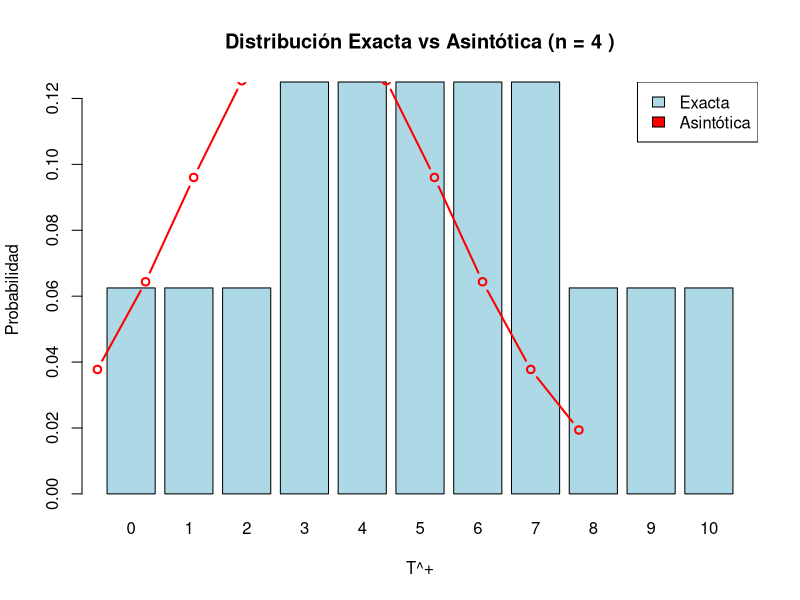
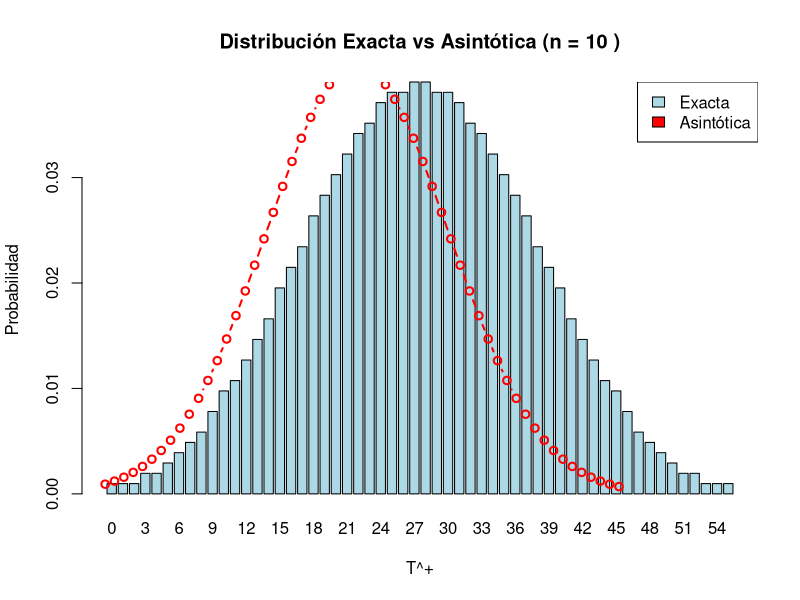
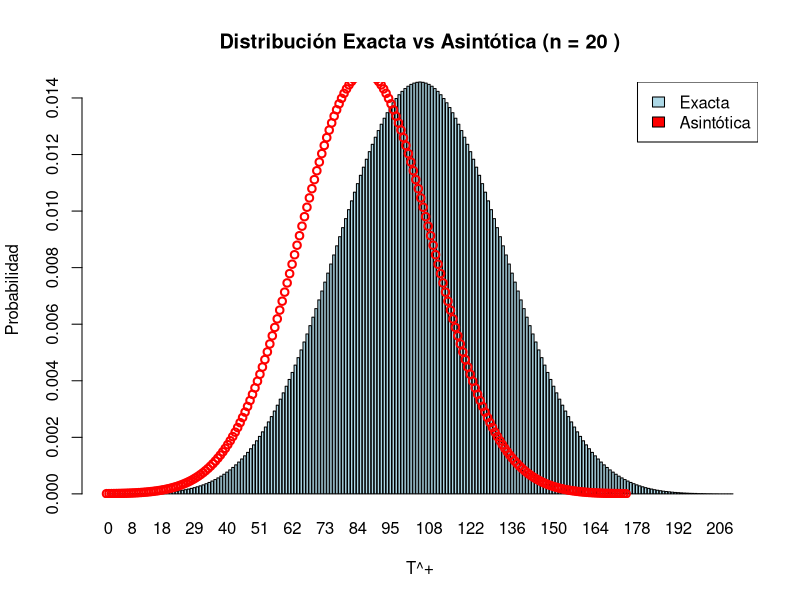

Write the R code that produced these figures, in order.
# TP Estadística
# Fecha: 2024-11-29


# ----------------------------
# Ejercicio 1
# ----------------------------
print(c(T, F))
print(c(T, F, 1))
print(c(T, F, 1, "1"))
class(c(T, F))
class(c(T, F, 1))
class(c(T, F, 1, "1"))

# El elemento c(T,F) tiene clase LOGICAL, el elemento c(T,F,1) tiene clase numérica 
# y el elemento c(T,F,1,"1") tiene clase CHARACTER. Esto se debe a que la función c() 
# requiere tipos de datos homogéneos. Convierte en el tipo más inclusivo según:
# 1. Character
# 2. Numeric
# 3. Logical

# ----------------------------
# Ejercicio 2
# ----------------------------
print(class(density))
print(class(density(1:500)))

# density tiene la clase function, y density(1:500) tiene la clase density.
# La diferencia es que density es la función en general, y density(1:500) es 
# el resultado de evaluar la función en un rango.

# ----------------------------
# Ejercicio 3
# ----------------------------
print_methods <- methods("print")
length(print_methods)

# El genérico print puede despachar 258 clases.

density_methods <- methods(class = "density")
print(density_methods)
length(density_methods)

# density cuenta con 5 métodos adicionales además de plot.

# ----------------------------
# Ejercicio 4
# ----------------------------
mu <- 1
sigma_sq <- 1
n <- 30
X <- rnorm(n, mean = mu, sd = sqrt(sigma_sq))

# Ejecuto el test
mu_0 <- 0
alfa <- 0.05

test_t <- t.test(
  X,
  alternative = "two.sided",
  mu = mu_0,
  conf.level = 1 - alfa
)

class(unclass(test_t))

# La función class devuelve la clase del objeto test_t, que es htest. 
# unclass elimina el atributo de clase, dejando solo el contenido interno 
# (se comporta como una lista básica).

# ----------------------------
# Ejercicio 12
# ----------------------------
particiones <- function(t, n) {
  if ((t < 0) || (t > n * (n + 1) / 2)) {
    res <- 0
  } else if (t == 0) {
    res <- 1
  } else {
    res <- particiones(t, n - 1) + particiones(t - n, n - 1)
  }
  return(res)
}

stopifnot(
  particiones(t = 3, n = 4) == 2,
  particiones(t = 24, n = 12) == 67,
  particiones(t = 55, n = 10) == 1,
  particiones(t = 45, n = 30) == 1938
)

# ----------------------------
# Ejercicio 13
# ----------------------------
dTmas <- function(x, n) {
  ret <- vector(mode = "numeric", length = length(x))
  for (i in seq_along(x)) {
    ret[i] <- particiones(x[i], n) / (2^n)
  }
  return(ret)
}

pTmas <- function(x, n) {
  ret <- vector(mode = "numeric", length = length(x))
  for (i in seq_along(x)) {
    ret[i] <- sum(dTmas(0:x[i], n))
  }
  return(ret)
}

stopifnot(
  dTmas(24, 12) == 67 / 2^12,
  all(dTmas(0:10, 4) == c(1, 1, 1, 2, 2, 2, 2, 2, 1, 1, 1) / 16),
  sum(dTmas(0:21, 6)) == 1,
  dTmas(0:2, 55) == 2^(-55),
  dTmas(34, 15) == dTmas(15 * (15 + 1) / 2 - 34, 15),
  pTmas(34, 15) == 1 - pTmas(15 * (15 + 1) / 2 - (34 + 1), 15)
)

# ----------------------------
# Ejercicio 14
# ----------------------------
mi.wilcox.test <- function(x, alternative = "two.sided", mu = 0) {
  x <- x - mu
  rangos <- rank(abs(x))
  T_mas <- sum(rangos[x > 0])
  n <- length(x)
  max_rango <- n * (n + 1) / 2
  
  alternative <- match.arg(alternative, c("two.sided", "greater", "less"))
  
  if (alternative == "greater") {
    p.value <- sum(dTmas((T_mas:max_rango), n))
  } else if (alternative == "less") {
    p.value <- sum(dTmas((0:T_mas), n))
  } else if (alternative == "two.sided") {
    T_menos <- max_rango - T_mas
    p_derecha <- sum(dTmas((T_mas:max_rango), n))
    p_izquierda <- sum(dTmas((0:T_mas), n))
    p.value <- 2 * min(p_derecha, p_izquierda)
  }
  
  result <- list(
    statistic = c(V = T_mas),
    p.value = p.value,
    alternative = alternative,
    method = "Test Wilcoxon",
    data.name = deparse(substitute(x))
  )
  
  class(result) <- "htest"
  return(result)
}

set.seed(1234)
n <- 20
X <- rnorm(n)
theta0 <- -1
R_wilcox <- wilcox.test(X, alternative = "two.sided", mu = theta0)
mi_wilcox <- mi.wilcox.test(X, alternative = "two.sided", mu = theta0)
stopifnot(
  mi_wilcox$statistic == R_wilcox$statistic,
  mi_wilcox$p.value == R_wilcox$p.value,
  mi_wilcox$alternative == R_wilcox$alternative,
  class(mi_wilcox) == "htest"
)

# ----------------------------
# Ejercicio 17
# ----------------------------
dist_asintotica <- function(x, n) {
  mu <- n * (n + 1) / 4
  sigma2 <- n * (n + 1) * (2 * n + 1) / 24
  dnorm(x + 0.5, mean = mu, sd = sqrt(sigma2))  # Ajuste de continuidad
}

plot_distributions <- function(n) {
  max_T <- n * (n + 1) / 2
  T_vals <- 0:max_T
  barplot(
    dTmas(T_vals, n),
    names.arg = T_vals,
    main = paste("Distribución Exacta vs Asintótica (n =", n, ")"),
    xlab = "T^+",
    ylab = "Probabilidad",
    col = "lightblue"
  )
  lines(T_vals, dist_asintotica(T_vals, n), col = "red", lwd = 2, type = "b")
  legend("topright", legend = c("Exacta", "Asintótica"), fill = c("lightblue", "red"))
}

plot_distributions(4)
plot_distributions(10)
plot_distributions(20)

# Si bien la asintótica se ajusta con la exacta a medida que n crece, parecería 
# que está corrida a la izquierda. Esto debe ser un error en nuestra implementación.


# ----------------------------
# Ejercicio 18
# ----------------------------

set.seed(1984)
n <- 12
theta1 <- 1
sigma_sq <- 1
X <- rnorm(n, mean=theta1, sd=sqrt(sigma_sq))

T_max <- n*(n+1)/2

T_plus <- sum(rank(abs(X)) * (X > 0))

estadistico <- mi.wilcox.test(X,alternative="greater",mu=theta1)$statistic

valores <- 1:T_max
dist <- pTmas(valores,n)
indice <- which(dist < 0.95)[1]
k_estrella <- valores[indice]


# Estimamos potencia
m <- 10000
muestrasbootstrap <- vector(mode="numeric",length=m)
for(i in 1:m){
  remuestreo = rnorm(n,1,1)
  
  # Calculo Tmas
  remuestreo <- remuestreo - mu
  rangos <- rank(abs(remuestreo))
  T_mas <- sum(rangos[remuestreo > 0])
  
  muestrasbootstrap[i] = T_mas
}

potencia_estimada <- mean(muestrasbootstrap > k_estrella)
print(potencia_estimada)


# ----------------------------
# Ejercicio 19
# ----------------------------

set.seed(1984)
n <- 12
X <- rnorm(n, 1, 1)

# Potencia analitica media
potencia_media <- function(n, sigma, alpha) {
  z_alpha <- qnorm(1 - alpha)
  potencia <- 1 - pnorm(z_alpha/ (sigma / sqrt(n)))
  return(potencia)
}

potencia_phi_n <- potencia_media(n, 1, 0.95)
print(potencia_phi_n)

test_signo <- function(x) {
  S <- sum(x > 0)  
  return(S)
}

valores <- 1:T_max
dist <- pbinom(valores,n,0.5)
indice <- which(dist > 0.95)[1]
k_estrella <- valores[indice]


# Estimamos potencia
m <- 10000
muestrasbootstrap <- vector(mode="numeric",length=m)
for(i in 1:m){
  remuestreo = rnorm(n,1,1) # El estadistico se distribuye como una binomial
  res = test_signo(remuestreo)
  muestrasbootstrap[i] = res
}

potencia_estimada <- mean(muestrasbootstrap > k_estrella)
print(potencia_estimada)
